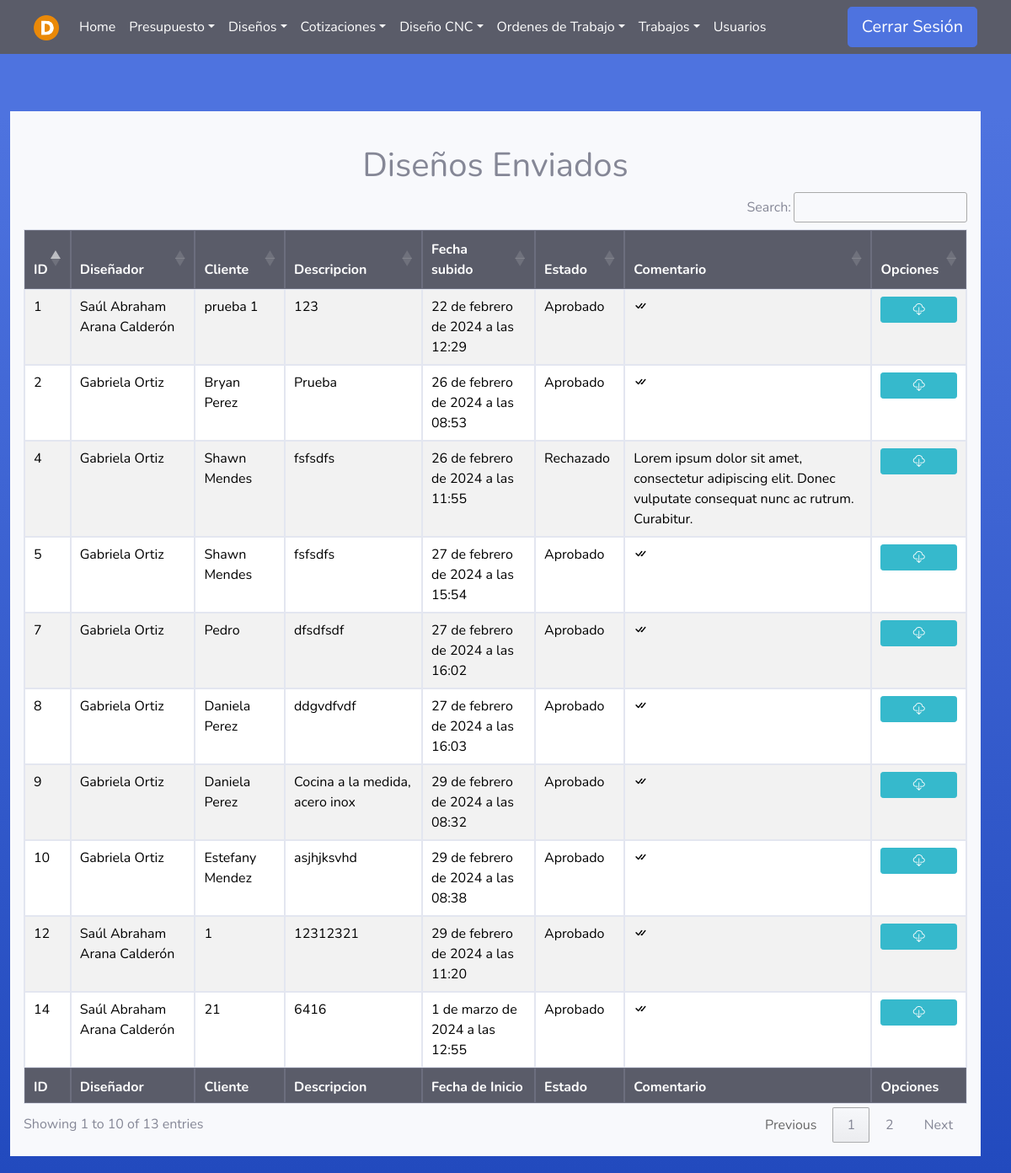
Screenshot of /Diseno/Enviado/ (signed in) with the database file from the repository.
### Asesores/models.py (models this page shows)
class Diseno(models.Model):
    usuario = models.ForeignKey(User, on_delete=models.PROTECT, null=False, blank=False)
    presupuesto = models.ForeignKey(Presupuesto, on_delete=models.PROTECT, null=False, blank=False)
    fecha = models.DateTimeField(auto_now_add=True)
    estado=models.TextField(null=True, blank=True, default='Diseñando')
    comentario=models.TextField(null=True, blank=True)
    archivo = models.FileField( upload_to='media/disenosPresupuestos/',null=False, blank=False)

class Presupuesto(models.Model):
    asesor = models.ForeignKey(User, on_delete=models.PROTECT, null=False, blank=False)
    fecha_inicio = models.DateTimeField(null=False, auto_now_add=True, blank=False)
    cliente = models.CharField(max_length=100, null=False, blank=False)
    descripcion = models.TextField(null=False, blank=False)
    estado=models.TextField(null=True, blank=True)
    fecha_fin = models.DateTimeField(null=True, blank=True)

### Disenadores/views.py (the view)
# urls.py: path('Enviado/', disenador_views.listadoPEnviados , name='Diseno_enviado'),
@login_required(login_url='index')
def listadoPEnviados(request):
    user = request.user
    if user.groups.filter(name='Designer').exists():
        disenos = Diseno.objects.select_related('presupuesto').filter(usuario=user.id).exclude(estado="Diseño guía")
        return render(request, 'Designer/listado_disenos_enviados.html', {'disenos': disenos})
    elif (user.groups.filter(name='Administrador').exists() or user.is_superuser):
        disenos = Diseno.objects.select_related('presupuesto').exclude(estado="Diseño guía")
        return render(request, 'Designer/listado_disenos_enviados.html', {'disenos': disenos})
    else:
        error = "No tienes permiso para acceder a esta página."
        return render(request, '404.html', {'error': error})

### Templates/Designer/listado_disenos_enviados.html
{% extends 'tables.html' %}
{% block botones%}
<div class="text-center">
    <br>
    <h1>Diseños Enviados</h1>
</div>
{% endblock %}
{% load static %}
{% block head %}
<th>ID</th>
{% if user.is_superuser or user.groups.all.0.name == "Administrador" %}
<th>Diseñador</th>
{% endif %}
<th>Cliente</th>
<th>Descripcion</th>
<th>Fecha subido</th>
<th>Estado</th>
<th>Comentario</th>
<th>Opciones</th>
{% endblock %}
{% block tbody %}
{% for d in disenos %}
<tr>
    <td>{{ d.id }}</td>
    {% if user.is_superuser or user.groups.all.0.name == "Administrador" %}
        {% if d.usuario.first_name and d.usuario.last_name %}
            <td>{{ d.usuario.first_name}} {{ d.usuario.last_name}}</td>
        {% else %}
            <td>{{ d.usuario.username}}</td>
        {% endif %}
    {% endif %}
    <td>{{ d.presupuesto.cliente }}</td>
    <td>{{ d.presupuesto.descripcion }}</td>
    <td>{{ d.fecha }}</td>
    <td>{{ d.estado }}</td>
    <td>
        {% if d.estado == 'Rechazado' %}
            {{d.comentario}}
        {% elif d.estado == 'Aprobado' %}
            <i class="bi bi-check-all"></i>
        {% else %}
            <i class="bi bi-hourglass-split"></i>
        {% endif %}
    </td>
    <td>
        <a class="btn btn-info btn-sm btn-block" href="{% url 'descargar_archivo' id=d.id %}" download>
            <i class="bi bi-cloud-download"></i>
        </a>
    </td>
</tr>
{% endfor %}
{% endblock %}
{% block footer %}
<th>ID</th>
{% if user.is_superuser or user.groups.all.0.name == "Administrador" %}
<th>Diseñador</th>
{% endif %}
<th>Cliente</th>
<th>Descripcion</th>
<th>Fecha de Inicio</th>
<th>Estado</th>
<th>Comentario</th>
<th>Opciones</th>
{% endblock %}

### static/css/navbars.css (style rules this page uses)
body { padding-bottom: 20px; }

### rows the page displays
Diseno: id "1", usuario.first_name "Saúl Abraham", usuario.last_name "Arana Calderón", presupuesto.cliente "prueba 1", presupuesto.descripcion "123", fecha "22 de febrero de 2024 a las 12:29", estado "Aprobado"
Diseno: id "2", usuario.first_name "Gabriela", usuario.last_name "Ortiz", presupuesto.cliente "Bryan Perez", presupuesto.descripcion "Prueba", fecha "26 de febrero de 2024 a las 08:53", estado "Aprobado"
Diseno: id "4", usuario.first_name "Gabriela", usuario.last_name "Ortiz", presupuesto.cliente "Shawn Mendes", presupuesto.descripcion "fsfsdfs", fecha "26 de febrero de 2024 a las 11:55", estado "Rechazado", comentario "Lorem ipsum dolor sit amet, consectetur adipiscing elit. Donec vulputate consequat nunc ac rutrum. Curabitur."
Diseno: id "5", usuario.first_name "Gabriela", usuario.last_name "Ortiz", presupuesto.cliente "Shawn Mendes", presupuesto.descripcion "fsfsdfs", fecha "27 de febrero de 2024 a las 15:54", estado "Aprobado"
Diseno: id "7", usuario.first_name "Gabriela", usuario.last_name "Ortiz", presupuesto.cliente "Pedro", presupuesto.descripcion "dfsdfsdf", fecha "27 de febrero de 2024 a las 16:02", estado "Aprobado"
Diseno: id "8", usuario.first_name "Gabriela", usuario.last_name "Ortiz", presupuesto.cliente "Daniela Perez", presupuesto.descripcion "ddgvdfvdf", fecha "27 de febrero de 2024 a las 16:03", estado "Aprobado"
Diseno: id "9", usuario.first_name "Gabriela", usuario.last_name "Ortiz", presupuesto.cliente "Daniela Perez", presupuesto.descripcion "Cocina a la medida, acero inox", fecha "29 de febrero de 2024 a las 08:32", estado "Aprobado"
Diseno: id "10", usuario.first_name "Gabriela", usuario.last_name "Ortiz", presupuesto.cliente "Estefany Mendez", presupuesto.descripcion "asjhjksvhd", fecha "29 de febrero de 2024 a las 08:38", estado "Aprobado"
Diseno: id "12", usuario.first_name "Saúl Abraham", usuario.last_name "Arana Calderón", presupuesto.cliente "1", presupuesto.descripcion "12312321", fecha "29 de febrero de 2024 a las 11:20", estado "Aprobado"
Diseno: id "14", usuario.first_name "Saúl Abraham", usuario.last_name "Arana Calderón", presupuesto.cliente "21", presupuesto.descripcion "6416", fecha "1 de marzo de 2024 a las 12:55", estado "Aprobado"
